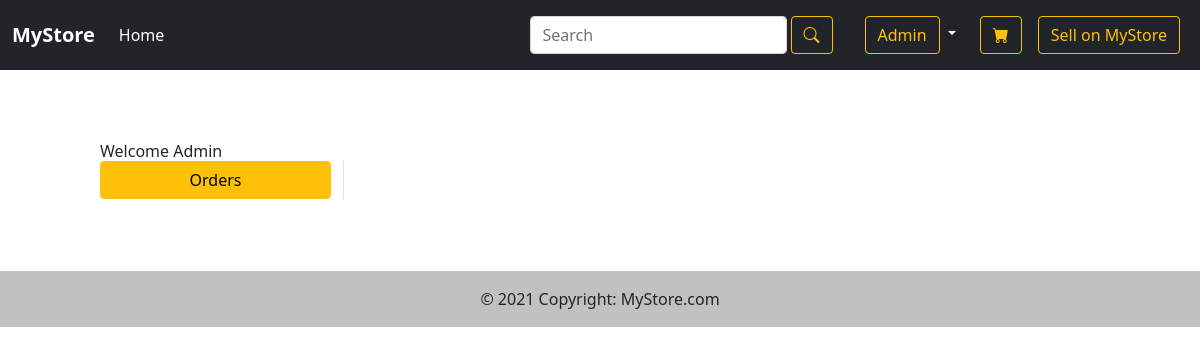
Page /orders (signed in) on the earlier database version.
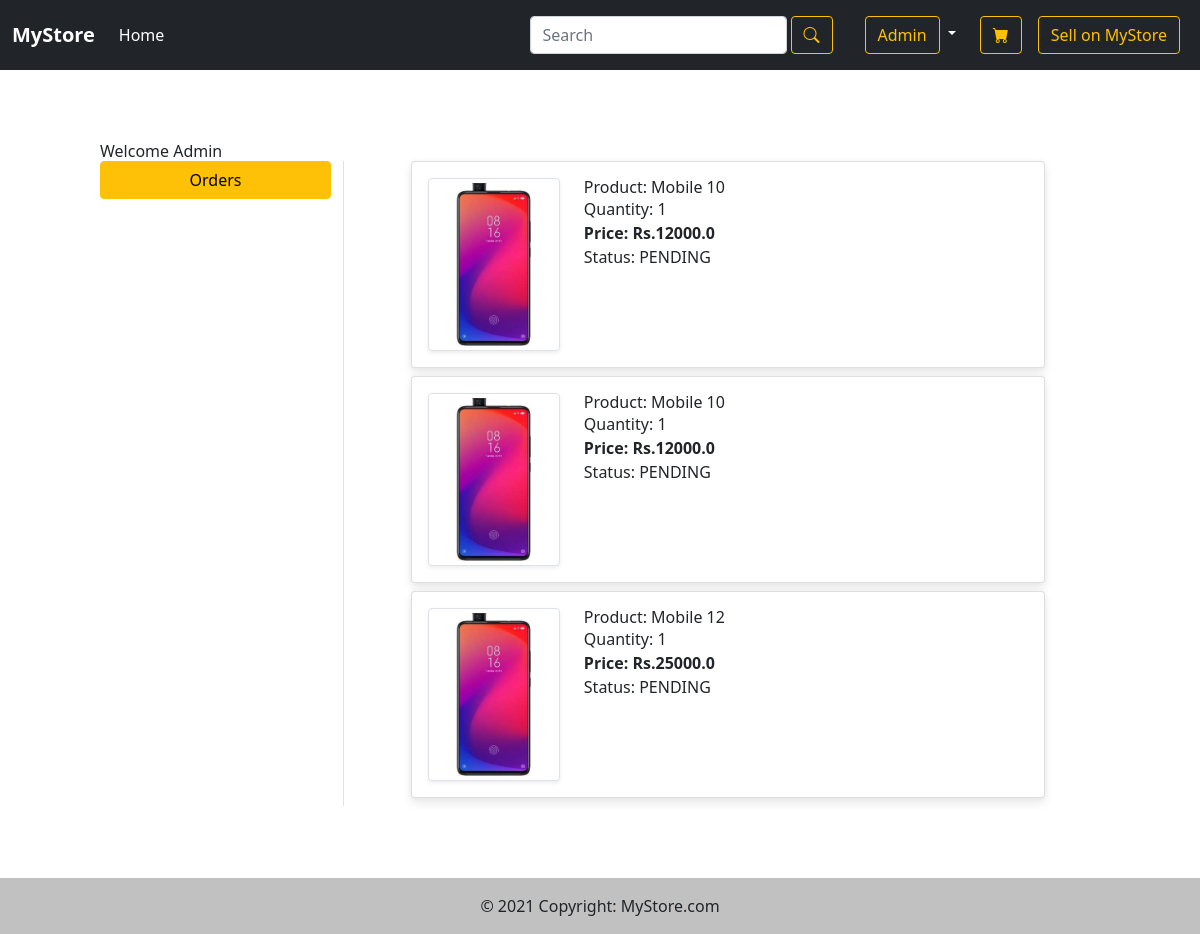
Same page on the later database version.
### app/models.py (models this page shows, shortened)
class Confirmation(models.Model):
    user = models.ForeignKey(User, on_delete=models.CASCADE)
    customer = models.ForeignKey(Customer, on_delete=models.CASCADE)
    product = models.ForeignKey(Product, on_delete=models.CASCADE)
    quantity = models.PositiveIntegerField(default=0)
    order_date = models.DateTimeField(auto_now_add=True)
    order_status = models.CharField(
        choices=STATUS_CHOICES, max_length=50, default='PENDING')
    seller_id = models.CharField(max_length=10, default="000")
    class Meta:
        verbose_name_plural = "confirmation"
    @property
    def total_cost(self):
        return self.quantity * self.product.discountedPrice

class Product(models.Model):
    name = models.CharField(max_length=300)
    description = models.TextField()
    price = models.FloatField()
    discountedPrice = models.FloatField()
    category = models.CharField(choices=Category_choices, max_length=3)
    brand = models.CharField(max_length=200)
    image = models.ImageField(upload_to='productimg')
    seller = models.IntegerField(default="00")

### app/views.py (the view)
# urls.py: path('orders', views.orders, name="orders"),
@login_required
def orders(request):
    op = Confirmation.objects.filter(user=request.user)
    return render(request, 'app/cart/orders.html', {'op':op})

### app/templates/app/cart/orders.html (shortened to what this page needs)
{% extends 'app/base.html' %}
{% block content %}
<div class="container my-5">
    <div class="row">
        <h3>Welcome {{request.user.username|capfirst}}</h3>
        <div class="col-sm-3 border-end">
            <ul class="list-unstyled">
                <li class="d-grid"><a href="{% url 'app:orders' %}" class="btn btn-warning">Orders</a></li>
            </ul>
        </div>
        <div class="row col-sm-8 mx-auto">
            <div class="container col-sm-9">
                {% for p in op %}
                <div>
                    <div class="card mb-2">
                        <div class="card-body hover:bg-yellow-100">
                            <div class="row">
                                <div class="col-sm-3 text-center align-self-center">
                                    <a href="{% url 'app:product-detail' p.product.id %}"><img src="{{p.product.image.url}}" alt=""
                                        srcset="" class="img-fluid img-thumbnail shadow-sm" height="150" width="150"></a>
                                </div>
                                <div class="col-sm-9">
                                    <h5>Product: {{p.product.name}}</h5>
                                    <p>Quantity: {{p.quantity}}</p>
                                    <p class="fw-bold">Price: Rs.{{p.total_cost}}</p>
                                    <p>Status: {{p.order_status}}</p>
                                </div>
                            </div>
                        </div>
                    </div>
                </div>
                {% endfor %}
            </div>
        </div>
    </div>
</div>
{% endblock %}

### app/templates/app/base.html (shortened to what this page needs)
<!DOCTYPE html>
{% load static %}
<html lang="en">
<head>
  <link href="https://cdn.jsdelivr.net/npm/bootstrap@5.0.0/dist/css/bootstrap.min.css" rel="stylesheet">
  <link rel="stylesheet" href="{% static 'css/styles.css' %}">
  <link rel="stylesheet" href="{% static 'css/owl.carousel.css' %}">
  <link rel="stylesheet" href="{% static 'css/owl.theme.green.css' %}">
  <link rel="stylesheet" href="https://cdn.jsdelivr.net/npm/bootstrap-icons@1.4.1/font/bootstrap-icons.css">
  <link href="https://unpkg.com/tailwindcss@^2/dist/tailwind.min.css" rel="stylesheet">
</head>
<body>
  <nav class="navbar navbar-expand-lg navbar-dark bg-dark">
    <div class="container-fluid">
      <a class="navbar-brand" href="{% url 'app:homepage' %}"><strong>MyStore</strong></a>
      <div class="collapse navbar-collapse" id="navbarSupportedContent">
        <ul class="navbar-nav me-auto">
          <li class="nav-item">
            <a class="nav-link active" aria-current="page" href="{%url 'app:homepage'%}">Home</a>
          </li>
        </ul>
        <form class="d-flex justify-content-center" action="{% url 'app:searchbar' %}">
          <input class="form-control me-1 focus:ring-2 focus:ring-yellow-500" type="search" name="search"
          placeholder="Search" aria-label="Search">
          <button class="btn btn-outline-warning me-3" type="submit"><i class="bi bi-search"></i></button>
        </form>
        <div>
          {% if request.user.is_authenticated %}
          <ul class="navbar-nav me-auto mb-2 mb-lg-0">
            <li class="nav-item dropdown mx-2">
              <a class="nav-link dropdown-toggle text-white" href="#" id="profileDropdown" role="button"
                data-bs-toggle="dropdown" aria-expanded="false">
                <button class="btn btn-outline-warning">{{request.user.username|capfirst}}</button>
              </a>
            </li>
            <a href="{% url 'app:cart' %}" class="mx-2 mt-2">
              <button type="button" class="nav-item btn btn-outline-warning">
                <i class="bi bi-cart-fill"></i>
              </button>
            </a>
            <a href="{% url 'seller:seller' %}" class="mx-2 mt-2 navbar-begin">
              <button class="nav-item btn btn-outline-warning">
                Sell on MyStore
              </button>
            </a>
          {% endif %}
          </ul>
        </div>
      </div>
    </div>
  </nav>
  <br>
  {% block content %}{% endblock %}
  <br>
  <footer class="text-center text-white" style="background-color: #f1f1f1;">
    <div class="text-center text-dark p-3" style="background-color: rgba(0, 0, 0, 0.2);">
      © 2021 Copyright:
      <a class="text-dark" href="{% url 'app:homepage' %}">MyStore.com</a>
    </div>
  </footer>
</body>
</html>

### app/static/css/styles.css (style rules this page uses)
.card { border-radius: 4px; background: #fff; box-shadow: 0 6px 10px rgba(0, 0, 0, 0.08), 0 0 6px rgba(0, 0, 0, 0.05); transition: 0.1s transform cubic-bezier(0.155, 1.105, 0.295, 1.12), 0.3s box-shadow, 0.3s -webkit-transform cubic-bezier(0.155, 1.105, 0.295, 1.12); cursor: pointer; }

Differences in the rows shown:
added Confirmation: product.image (picture), product.name "Mobile 10", quantity "1", total_cost "12000.0", order_status "PENDING"
added Confirmation: product.image (picture), product.name "Mobile 10", quantity "1", total_cost "12000.0", order_status "PENDING"
added Confirmation: product.image (picture), product.name "Mobile 12", quantity "1", total_cost "25000.0", order_status "PENDING"
